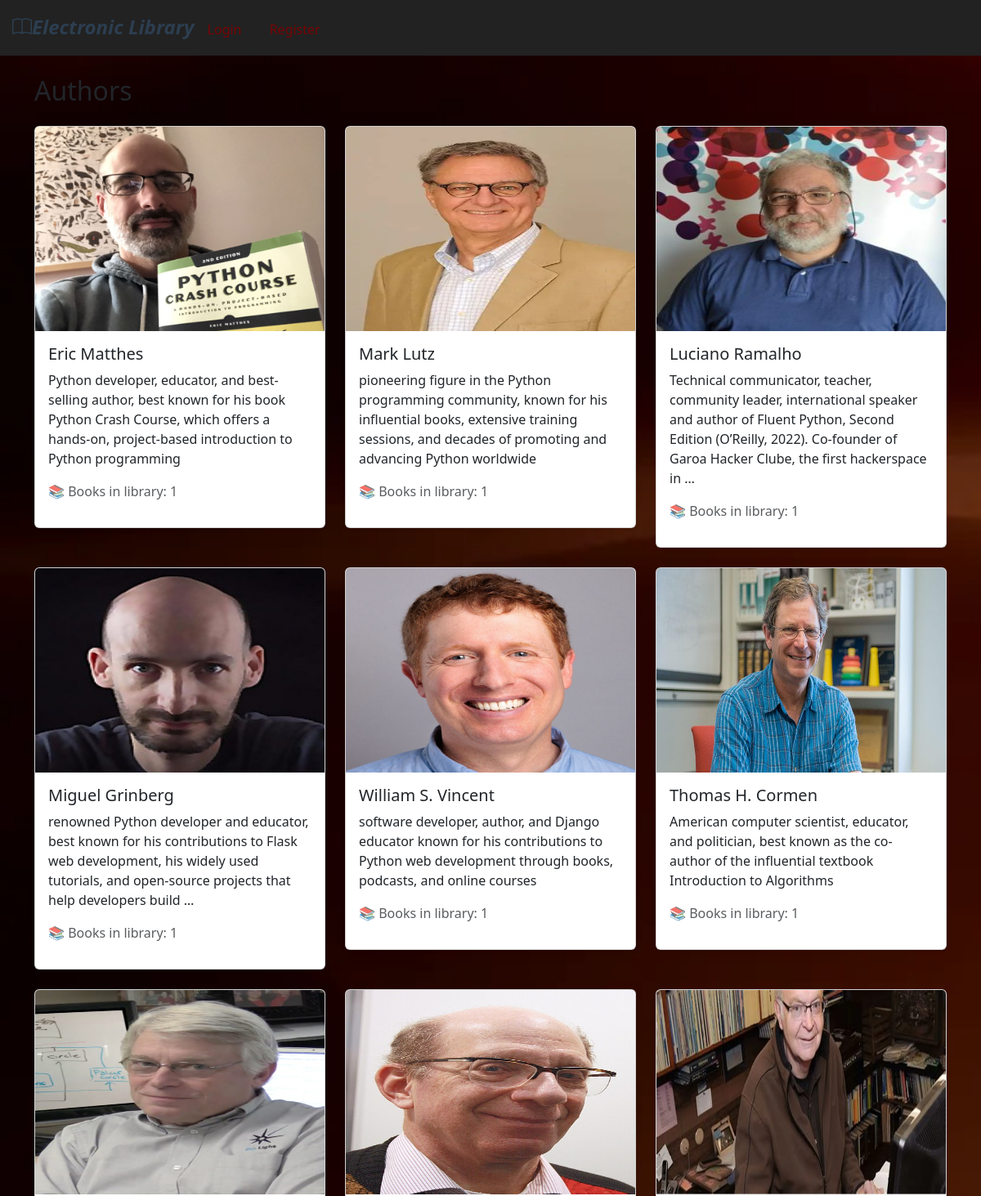
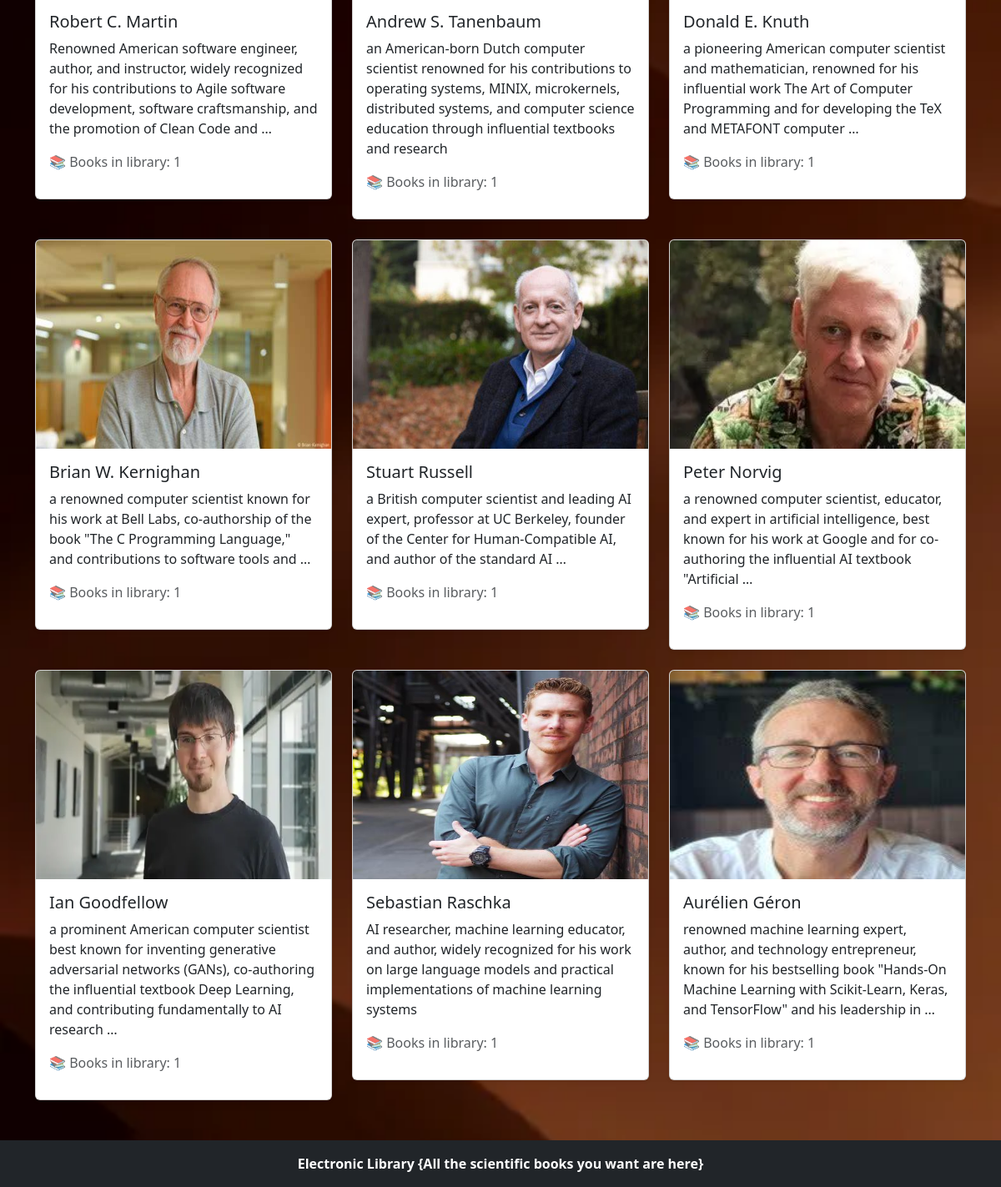
The page /pages/authors/ on the database its author committed (2 pictures, top to bottom).
### library/models.py (models this page shows, shortened)
class Author(models.Model):
    name = models.CharField(max_length=150)
    bio = models.TextField()
    photo = models.ImageField(upload_to='authors/', null=True, blank=True)

### pages/views.py (the view)
# urls.py: path("authors/", authors, name="authors"),
def authors(request):
    authors = Author.objects.annotate(
        books_count=Count("book")
    )
    return render(request, "pages/authors.html", {
        "authors": authors
    })

### pages/templates/pages/authors.html (shortened to what this page needs)
{% extends "base.html" %}
{% block content %}
<h2 class="mb-4">Authors</h2>
<div class="row">
    {% for author in authors %}
    <div class="col-md-4">
        <div class="card mb-4 shadow-sm">
            {% if author.photo %}
                <img src="{{ author.photo.url }}" class="card-img-top" height="250">
            {% else %}
                <div class="bg-secondary text-white text-center p-5">
                    No Image
                </div>
            {% endif %}
            <div class="card-body">
                <h5 class="card-title">{{ author.name }}</h5>
                <p class="card-text">
                    {{ author.bio|truncatewords:25 }}
                </p>
                <p class="text-muted">
                    📚 Books in library: {{ author.books_count }}
                </p>
            </div>
        </div>
    </div>
    {% empty %}
        <p>No authors found.</p>
    {% endfor %}
</div>
{% endblock %}

### templates/base.html (shortened to what this page needs)
<!DOCTYPE html>
<html lang="en">
<head>
  <link rel="stylesheet" href="https://cdn.jsdelivr.net/npm/bootstrap-icons@1.11.3/font/bootstrap-icons.css">
    <link href="https://cdn.jsdelivr.net/npm/bootstrap@5.3.2/dist/css/bootstrap.min.css" rel="stylesheet">
</head>
<body>
<nav style="background:#222; padding:15px;">
    <i class="bi bi-book" style="font-size: 24px; color: #2c3e50; font-weight: bold;">Electronic Library </i>
    {% if user.is_authenticated %}
        <a href="/profile/" class="nav-link" >Profile</a>
        <a href="/home/" class="nav-link">Home</a>
        <a href="/books/" class="nav-link">Books</a>
        <a href="/pages/authors/"  class="nav-link">Authors</a>
        <a href="/my-books/" class="nav-link">My Books</a>
        <a href="/pages/contact/"  class="nav-link" >Contact</a>
        <a href="/logout/" class="nav-link">Logout</a>
    {% else %}
        <a href="/" class="nav-link">Login</a>
        <a href="/register/" class="nav-link">Register</a>
    {% endif %}
</nav>
<div class="container mt-4">
    {% block content %}{% endblock %}
</div>
<footer class="bg-dark text-white text-center p-3 mt-4">
     <strong>Electronic Library</string> {All the scientific books you want are here}
</footer>
</body>
</html>

### templates/base.html (style rules this page uses)
.nav-link { display: inline-block; color: rgb(120, 5, 5); margin-right: 10px; text-decoration: none; transition: color 0.3s ease, background-color 0.3s ease; padding: 5px 10px; border-radius: 4px; }
html, body { height: 100%; margin: 0; display: flex; flex-direction: column; }
.container { flex: 1; }

### pages/templates/pages/authors.html (style rules this page uses)
body { background-image: url('/media/back ground/maktaba.jpg') ; background-size: cover; }

### rows shown on the page
Author: photo (picture), name "Eric Matthes", bio "Python developer, educator, and best-selling author, best known for his book Python Crash Course, which offers a hands-on, project-based introduction to Python programming", books_count "1"
Author: photo (picture), name "Mark Lutz", bio "pioneering figure in the Python programming community, known for his influential books, extensive training sessions, and decades of promoting and advancing Python worldwide", books_count "1"
Author: photo (picture), name "Luciano Ramalho", bio "Technical communicator, teacher, community leader, international speaker and author of Fluent Python, Second Edition (O’Reilly, 2022). Co-founder of Garoa Hacker Clube, the first hackerspace in …", books_count "1"
Author: photo (picture), name "Miguel Grinberg", bio "renowned Python developer and educator, best known for his contributions to Flask web development, his widely used tutorials, and open-source projects that help developers build …", books_count "1"
Author: photo (picture), name "William S. Vincent", bio "software developer, author, and Django educator known for his contributions to Python web development through books, podcasts, and online courses", books_count "1"
Author: photo (picture), name "Thomas H. Cormen", bio "American computer scientist, educator, and politician, best known as the co-author of the influential textbook Introduction to Algorithms", books_count "1"
Author: photo (picture), name "Robert C. Martin", bio "Renowned American software engineer, author, and instructor, widely recognized for his contributions to Agile software development, software craftsmanship, and the promotion of Clean Code and …", books_count "1"
Author: photo (picture), name "Andrew S. Tanenbaum", bio "an American-born Dutch computer scientist renowned for his contributions to operating systems, MINIX, microkernels, distributed systems, and computer science education through influential textbooks and research", books_count "1"
Author: photo (picture), name "Donald E. Knuth", bio "a pioneering American computer scientist and mathematician, renowned for his influential work The Art of Computer Programming and for developing the TeX and METAFONT computer …", books_count "1"
Author: photo (picture), name "Brian W. Kernighan", bio "a renowned computer scientist known for his work at Bell Labs, co-authorship of the book \"The C Programming Language,\" and contributions to software tools and …", books_count "1"
Author: photo (picture), name "Stuart Russell", bio "a British computer scientist and leading AI expert, professor at UC Berkeley, founder of the Center for Human-Compatible AI, and author of the standard AI …", books_count "1"
Author: photo (picture), name "Peter Norvig", bio "a renowned computer scientist, educator, and expert in artificial intelligence, best known for his work at Google and for co-authoring the influential AI textbook \"Artificial …", books_count "1"
Author: photo (picture), name "Ian Goodfellow", bio "a prominent American computer scientist best known for inventing generative adversarial networks (GANs), co-authoring the influential textbook Deep Learning, and contributing fundamentally to AI research …", books_count "1"
Author: photo (picture), name "Sebastian Raschka", bio "AI researcher, machine learning educator, and author, widely recognized for his work on large language models and practical implementations of machine learning systems", books_count "1"
Author: photo (picture), name "Aurélien Géron", bio "renowned machine learning expert, author, and technology entrepreneur, known for his bestselling book \"Hands-On Machine Learning with Scikit-Learn, Keras, and TensorFlow\" and his leadership in …", books_count "1"
